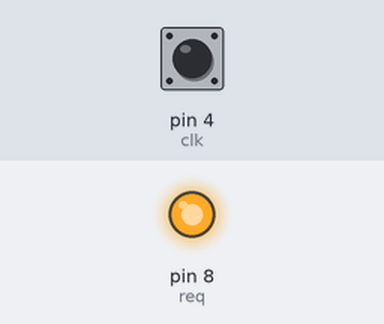
Bench run of a sketch on a simulated Arduino Nano, built with avr-gcc and run on an emulated ATmega328P. Parts: output pins drawn as LEDs (lit = HIGH). Inputs (shaded band) come from the test bench; at power-on: pin 4 (clk) HIGH. No radio packets arrive unless stated; pins used as bus, display or sensor lines are not drawn.

Above: at 0.2 s.
Timing chart, 0 to 1.7 s (numbered marks = the images above):
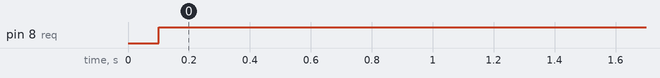

Measured:
- by itself, pin 8 (req): LOW → HIGH at 0.10 s

The sketch:

Comparatore_con_contatore_per__verifica.ino
```cpp
/*  Prima prova di trasmissione su network
     Leggo il dato del comparatore this node
     lo spedisco al nodo 0 che sarà un arduino collegato al raspberry
     posso usare DEBUG per vedere cosa trasmetto
     posso usare TASTIERA per modificare il dato da tastiera a puro scopo test

     DEVO INSERIRE IL NUMERO CORRETTO DEL COMPARATORE E SE NECESSARIO DEL NODO 0

     Per lo schema dei collegamenti dell'arduino nano al comparatore vedi schema


*/

#include <RF24Network.h>
#include <RF24.h>
#include <SPI.h>
#include <printf.h>

// variabili per mitutoyo ****************************************

int req = 8; // assegna a req il piedino 11 (D8) through q1 (arduino high pulls request line low)
int dat = 2; // assegna a dat il piedino 5  (D2) Linea dati del comparatore
int clk = 4; // assegna a clk il piedino 7  (D4) clock del comparatore
int i = 0; int j = 0; int k = 0;
byte mydata[14];
int num = 0;   //    <-- DATO DA INVIARE
int num_prec = 0;
int sign;
// variabili per mitutoyo ****************************************

// variabili network *********************************************
RF24 radio(10, 9);     // RF_NANO radio (pin fissi cablati sulla scheda)
RF24Network network(radio);          // Network uses that radio
const uint16_t this_node = 01;        // Address of our node in Octal format <<-- INSERIRE IL NUMERO DEL COMPARATORE
const uint16_t other_node = 00;       // Address of the other node in Octal format
struct payload_t {                  // Structure of our payload
  int num_sent;
  int alive;
};
payload_t pl;
// variabili network *********************************************


// variabili per invio temporizzato ******************************
unsigned long previousMillis = 0;        // registra invio
unsigned long interval = 100;           // intervallo impostato
// variabili per invio temporizzato ******************************

void setup() {

  // setting lettura mitutoyo ************************************
  pinMode(req, OUTPUT);         // setta il pin 11 come OUTPUT
  pinMode(clk, INPUT_PULLUP);   // setta il pin 7 come Input abilitando la resistenza di pullup
  pinMode(dat, INPUT_PULLUP);   // setta il pin 5 come input abilitando la resistenza di pullup
  digitalWrite(req, LOW);       // porta a LOW il pin 11
  // setting lettura mitutoyo ************************************

  // setting per network *****************************************
  SPI.begin();
  radio.begin();
  network.begin(/*channel*/ 90, /*node address*/ this_node);
  // setting per network *****************************************

  Serial.begin(38400);
}


//********************************************************************************************************
//********************************************************************************************************
//********************************************************************************************************

void loop() {

  unsigned long now = millis();
  if (now - previousMillis >= interval)
  { previousMillis = now;
    read_mitutoyo();
    //num++;
    //if(num >1000){
    //  num = 0;
    // }
    pl.num_sent = num; // metto il valore del mitutoyo nella variabile da spedire
    pl.alive = pl.alive + 1;


    network.update();  // Check the network regularly

    invio_dati();
    while ( network.available() ) {     // Is there any incoming data?
      int alive;
      RF24NetworkHeader header2;
      network.read(header2, &alive, sizeof(alive));
      Serial.println(alive);
    }
  }
}

//== == == == == == == == == == == == == == == == == == == == == == == == == == == == == == == == == == == == == ==
//== == == == == == == == == == == == == == == == == == == == == == == == == == == == == == == == == == == == == ==
//== == == == == == == == == == == == == == == == == == == == == == == == == == == == == == == == == == == == == ==
//== == == == == == == == == == == == == == == == == == == == == == == == == == == == == == == == == == == == == ==
//== == == == == == == == == == == == == == == == == == == == == == == == == == == == == == == == == == == == == ==
//== == == == == == == == == == == == == == == == == == == == == == == == == == == == == == == == == == == == == ==


void invio_dati() {

#ifdef DEBUG
  Serial.print("Sending...");
#endif
  RF24NetworkHeader header(/*to node*/ other_node);
  bool ok = network.write(header, &pl, sizeof(pl));
#ifdef DEBUG
  if (ok)
    Serial.println("ok.");
  else
    Serial.println("failed.");
#endif
  num_prec = num;
}


void read_mitutoyo() {

  digitalWrite(req, HIGH);      // genera set request portando il pin 11 a HIGH
  for (i = 0; i < 13; i++ ) {
    k = 0;
    for (j = 0; j < 4; j++) {
      while ( digitalRead(clk) == LOW) { // hold until clock is high
      }
      while ( digitalRead(clk) == HIGH) { // hold until clock is low
      }
      bitWrite(k, j, (digitalRead(dat) & 0x1)); // read data bits, and reverse order )
    }
    // estrai i dati da mydata
    mydata[i] = k;
  }
  // sign = mydata[4]    decimal = mydata[11]  units = mydata[12];
  sign = mydata[4];
  // assemble measurement from bytes
  char buf[8];
  for (int lp = 0; lp < 6; lp++) {
    buf[lp] = mydata[lp + 5] + '0';
    buf[6] = 0;
    num = atol(buf); //converte la riga in long integer
    // num=num/100,2;
    if (sign == 8)
    {
      num = num - (2 * num);
    }
  }

}
```
